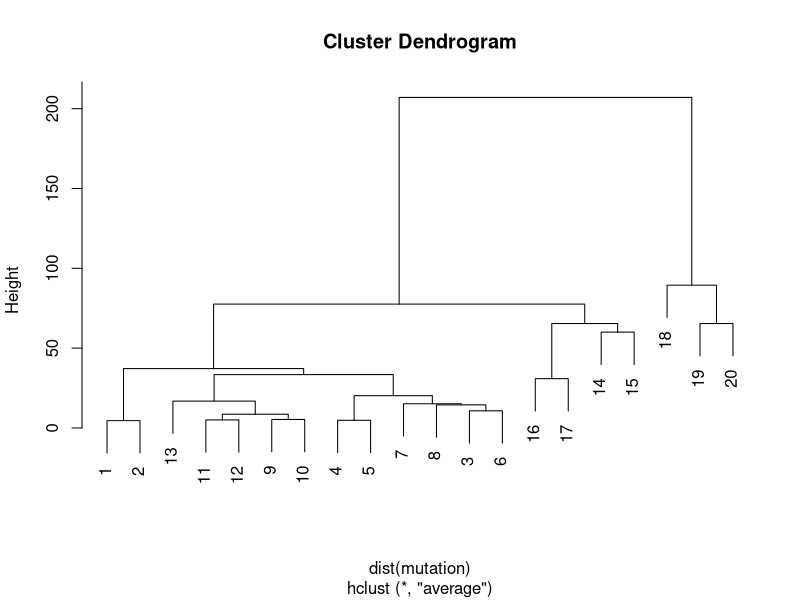
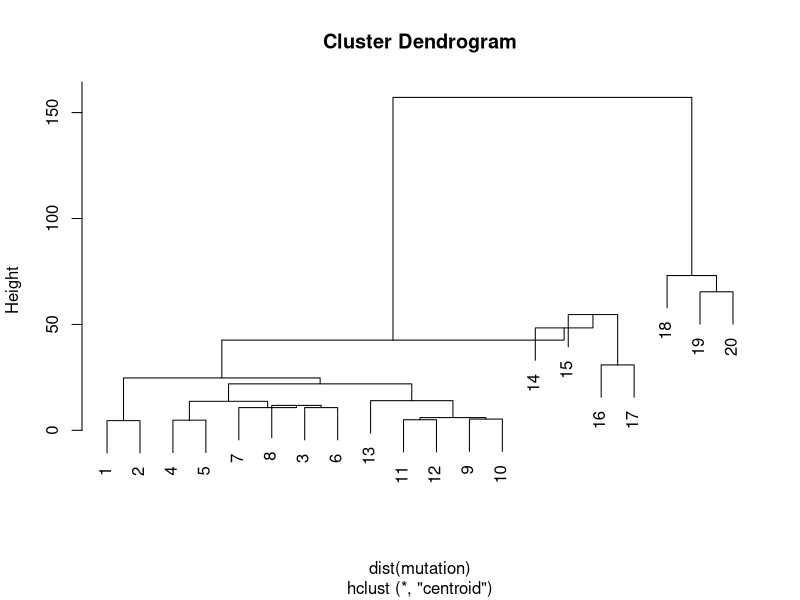
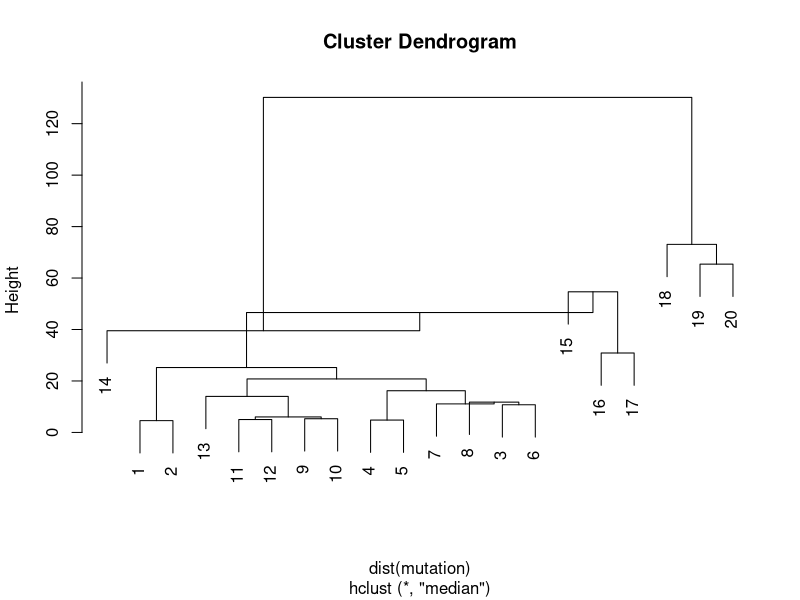
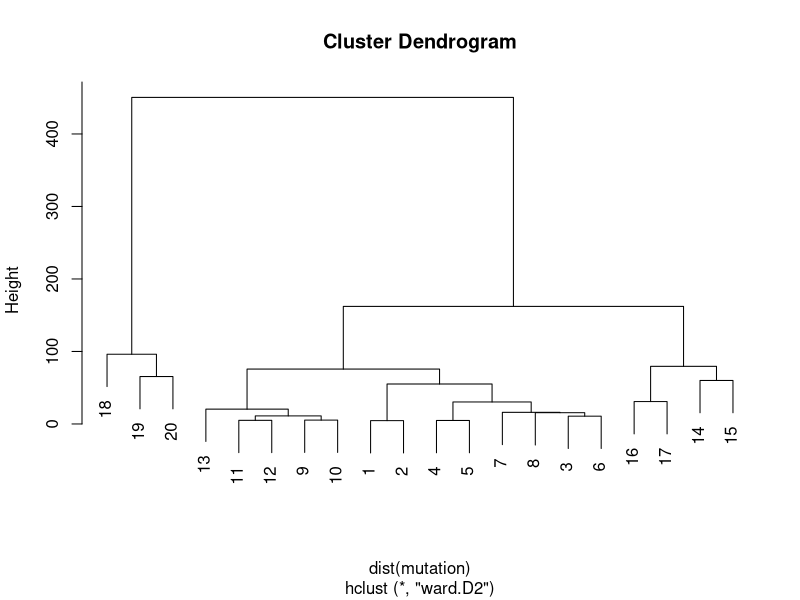

Generate these figures, in order, with R: (Note: this script raises an error after producing the figures.)
#1.1
mutation <- read.csv("donnees/mutations2.csv")
h1 <- hclust(dist(mutation), method = "average")
plot(h1)
h2 <- hclust(dist(mutation), method = "centroid")
h3 <- hclust(dist(mutation), method = "median")
h4 <- hclust(dist(mutation), method = "ward.D2")
plot(h2)
plot(h3)
plot(h4)
cutree(h4,k=2)
cutree(h4,k=3)

#1.2
library(datasets)
iris_hclust <- hclust(dist(iris[,1:4]), method = "ward.D2")
plot(iris_clust)
iris_result <- cutree(iris_hclust, k=3)
iris_result[iris_result==1] <- "setosa"
iris_result[iris_result==2] <- "versicolor"
iris_result[iris_result==3] <- "virginica"
iris_result
table(iris_result,iris[,5])

#1.3
library(cluster)
iris_diana <- diana(iris[,1:4])
plot(iris_diana)
iris_result1 <- cutree(iris_diana, k=3)
iris_result1[iris_result1==1] <- "setosa"
iris_result1[iris_result1==2] <- "versicolor"
iris_result1[iris_result1==3] <- "virginica"
iris_result1
table(iris_result1,iris[,5])


#2.1
iris_kmeans1 <- kmeans(iris[,-5],centers = 2)
iris_kmeans2 <- kmeans(iris[,-5],centers = 3)
iris_kmeans3 <- kmeans(iris[,-5],centers = 4)
plot(iris_kmeans2$cluster)

critere <- rep(0,10)
critere1 <- rep(0,10)
for (i in c(1:100)){
  for (k in c(1:10)){
    iris_kmeans <- kmeans(iris[,-5],centers = k)
    critere[k] <- critere[k]+iris_kmeans$tot.withinss
    critere1[k] <- critere1[k]+(iris_kmeans$betweenss/iris_kmeans$totss)
  }
}
critere <- critere/100
critere1 <- critere1/100
plot(critere)
plot(critere1)
